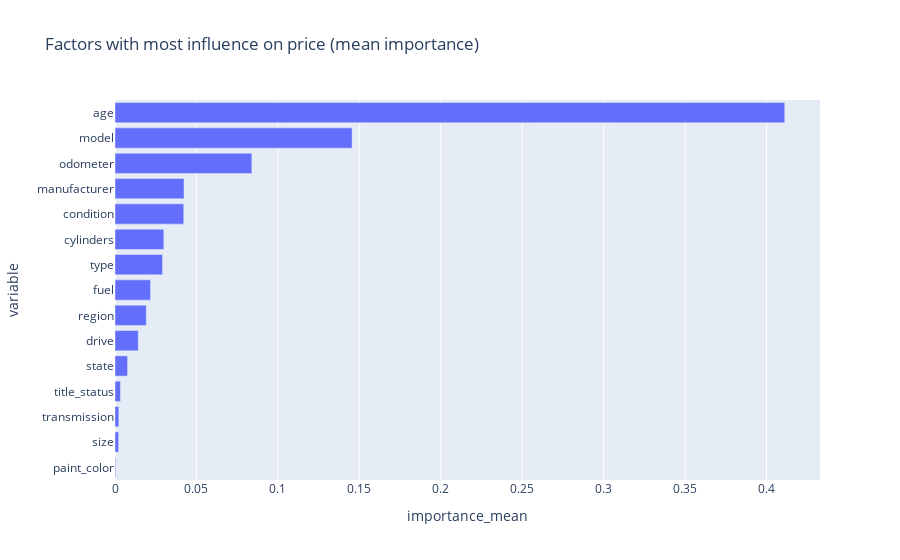

Notebook code cell kept with this figure:
### Markdown cell above
Based on the number of reviewed characteristics, age of the car has the most significant impact on the overall value. Unfortunately, the relationship is not linear so there is no simple rule subtracting a specific amount for each year. Generally, older vehicles have a more significant negative impact on price than newer.

### Code cell
fig.show()

### Figure 1 — Plotly figure (JSON) as saved in the notebook; plotly's stock layout.template omitted (floating-point values rounded to 4 significant figures)
{"data": [{"alignmentgroup": "True", "hovertemplate": "importance_mean=%{x}<br>variable=%{y}<extra></extra>", "legendgroup": "", "marker": {"color": "#636efa", "pattern": {"shape": ""}}, "name": "", "offsetgroup": "", "orientation": "h", "showlegend": false, "textposition": "auto", "type": "bar", "x": [0.0004177, 0.002241, 0.002353, 0.003367, 0.007707, 0.01429, 0.01921, 0.02183, 0.02921, 0.02998, 0.04222, 0.04237, 0.08402, 0.1456, 0.4112], "xaxis": "x", "y": ["paint_color", "size", "transmission", "title_status", "state", "drive", "region", "fuel", "type", "cylinders", "condition", "manufacturer", "odometer", "model", "age"], "yaxis": "y"}], "layout": {"barmode": "relative", "legend": {"tracegroupgap": 0}, "title": {"text": "Factors with most influence on price (mean importance)"}, "xaxis": {"anchor": "y", "domain": [0, 1], "title": {"text": "importance_mean"}}, "yaxis": {"anchor": "x", "domain": [0, 1], "title": {"text": "variable"}}}}
